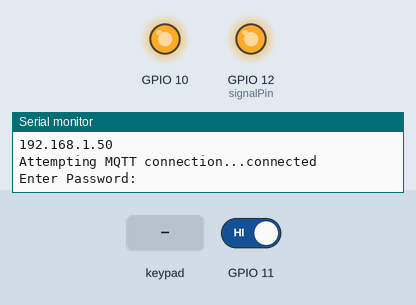
Recording of a sketch running on a simulated ESP32-S3. Shown: output pins drawn as LEDs (lit = HIGH), the last lines printed to the serial monitor. The inputs (shaded band) are chosen by the test bench; at power-on: GPIO 11 HIGH. WiFi joins after 1.5 s; servers stay silent unless stated; no MQTT or app messages arrive unless stated.

Above: at 2.7 s.
2.8 s: GPIO 11 driven LOW
At 4.4 s:
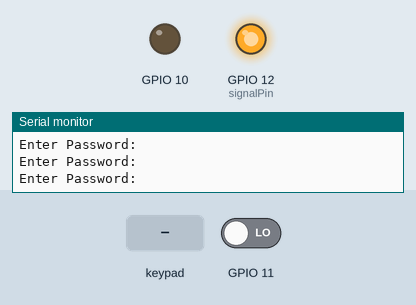
5.9 s: keypad keys 1 2 3 A 4 5 6 pressed 1.5 s apart
At 16.3 s:
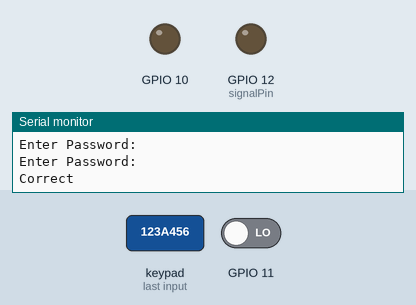
Timing chart, 0 to 26.8 s (numbered marks = the images above; inputs shaded):
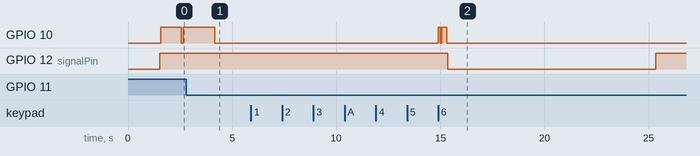

Measured:
- after the input at 2.8 s, GPIO 10: goes on until 4.2 s, then stays LOW
- after the input at 5.9 s, GPIO 10: LOW → HIGH after 9.0 s, → LOW 0.10 s later, → HIGH 0.05 s later, → LOW 0.25 s later; GPIO 12 (signalPin): HIGH → LOW after 9.5 s, → HIGH 10.0 s later

The sketch:

esp32_doorlock_mqtt.ino
```cpp
#include <WiFi.h>
#include <PubSubClient.h>
#include <Keypad.h>
#define Password_Length 8

// Replace the next variables with your SSID/Password combination
const char* ssid = "SVTRAPTOR";
const char* password = "1234567809";

// Add your MQTT Broker IP address, example:
//const char* mqtt_server = "192.168.1.144";
const char* mqtt_server = "YOUR_MQTT_BROKER_IP_ADDRESS";

WiFiClient espClient;
PubSubClient client(espClient);
long lastMsg = 0;
char msg[50];
int value = 0;
int signalPin = 12;
int flag =0;
String passString = "";
String doorString = "Closed";

char Data[Password_Length];
char Master[Password_Length] = "123A456";
byte data_count = 0, master_count = 0;
bool Pass_is_good;
char customKey;

const byte ROWS = 4;
const byte COLS = 4;

char hexaKeys[ROWS][COLS] = {
  {'1', '2', '3', 'A'},
  {'4', '5', '6', 'B'},
  {'7', '8', '9', 'C'},
  {'*', '0', '#', 'D'}
};

byte rowPins[ROWS] = {9, 8, 7, 6};
byte colPins[COLS] = {5, 4, 3, 2};

Keypad customKeypad = Keypad(makeKeymap(hexaKeys), rowPins, colPins, ROWS, COLS);

// LED Pin
const int ledPin = 4;

void setup() {
  Serial.begin(115200);
  setup_wifi();
  client.setServer(mqtt_server, 1883);
  client.setCallback(callback);
  pinMode(signalPin, OUTPUT);
  pinMode(11, INPUT);
  pinMode(10, OUTPUT);
  digitalWrite(signalPin, HIGH);
}

void setup_wifi() {
  delay(10);
  // We start by connecting to a WiFi network
  Serial.println();
  Serial.print("Connecting to ");
  Serial.println(ssid);

  WiFi.begin(ssid, password);

  while (WiFi.status() != WL_CONNECTED) {
    delay(500);
    Serial.print(".");
  }

  Serial.println("");
  Serial.println("WiFi connected");
  Serial.println("IP address: ");
  Serial.println(WiFi.localIP());
}

void callback(char* topic, byte* message, unsigned int length) {
  Serial.print("Message arrived on topic: ");
  Serial.print(topic);
  Serial.print(". Message: ");
  String messageTemp;

  for (int i = 0; i < length; i++) {
    Serial.print((char)message[i]);
    messageTemp += (char)message[i];
  }
  Serial.println();

  // Feel free to add more if statements to control more GPIOs with MQTT

  // If a message is received on the topic esp32/output, you check if the message is either "on" or "off".
  // Changes the output state according to the message
  /*if (String(topic) == "esp32/output") {
    Serial.print("Changing output to ");
    if(messageTemp == "on"){
      Serial.println("on");
      digitalWrite(ledPin, HIGH);
    }
    else if(messageTemp == "off"){
      Serial.println("off");
      digitalWrite(ledPin, LOW);
    }
  }*/
}

void reconnect() {
  // Loop until we're reconnected
  while (!client.connected()) {
    Serial.print("Attempting MQTT connection...");
    // Attempt to connect
    if (client.connect("ESP32Client")) {
      Serial.println("connected");
      // Subscribe
      //client.subscribe("esp32/output");
    } else {
      Serial.print("failed, rc=");
      Serial.print(client.state());
      Serial.println(" try again in 5 seconds");
      // Wait 20 seconds before retrying
      delay(5000);
    }
  }
}

void clearData(){
  while(data_count !=0){
    Data[data_count--] = 0;
  }
  return;
}

void loop() {
  if (!client.connected()) {
    reconnect();
  }
  client.loop();

  long now = millis();

  int x = digitalRead(11);
  Serial.println("Enter Password:");

  customKey = customKeypad.getKey();
  if (customKey){
    Data[data_count] = customKey;
    data_count++;
    }

  if(data_count == Password_Length-1){

    if(!strcmp(Data, Master)){
      Serial.println("Correct");
      passString = "Correct" ;
      client.publish("esp32/Pin_Status", passString.c_str());
    digitalWrite(10, HIGH);
    delay(100);
    digitalWrite(10, LOW);
    delay(50);
    digitalWrite(10, HIGH);
    delay(250);
    digitalWrite(10, LOW);
    delay(50);
      if ((x == 0) && (flag ==0)){
      digitalWrite(signalPin, LOW);
      doorString = "Open";
      client.publish("esp32/Door_Status", doorString.c_str());
      flag =1;
    delay(10000);

      //digitalWrite(signalPin, HIGH);
      }

    }
    else{
      Serial.println("Incorrect");
      passString = "Incorrect";
      client.publish("esp32/Pin_Status", passString.c_str());
      digitalWrite(10, HIGH);
      delay(500);
      digitalWrite(10, LOW);
      delay(150);
      digitalWrite(10, HIGH);
      delay(750);
      digitalWrite(10, LOW);
      delay(150);
      }
    clearData();
  }
  if ((x == 0) && (flag ==1)){
    digitalWrite(signalPin, HIGH);
    doorString = "Closed";
    client.publish("esp32/Door_Status", doorString.c_str());
    delay(1000);
    //flag = 0;
  }
  if ((x == 1) && (flag ==0)){
    doorString = "Forced_Entry";
    client.publish("esp32/Door_Status", doorString.c_str());
    digitalWrite(10, HIGH);
    delay(1000);
    digitalWrite(10, LOW);
    delay(100);
    digitalWrite(10, HIGH);
    delay(1500);
    digitalWrite(10, LOW);
    delay(50);
  }
  //doorString = "Closed";
  client.publish("esp32/Door_Status", doorString.c_str());
  delay(10);
}
```
